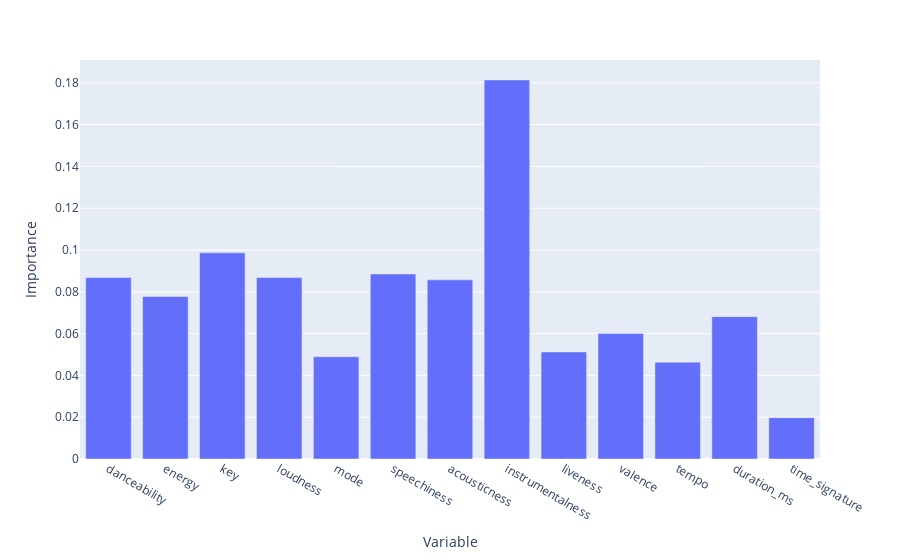

Notebook code cell kept with this figure:
### Code cell
results_plot = px.bar(variable_importances_df, x="Variable", y="Importance")
results_plot.update_xaxes(type='category')
results_plot.show()

### Figure 1 — Plotly figure (JSON) as saved in the notebook; plotly's stock layout.template omitted (floating-point values rounded to 4 significant figures)
{"data": [{"alignmentgroup": "True", "hovertemplate": "Variable=%{x}<br>Importance=%{y}<extra></extra>", "legendgroup": "", "marker": {"color": "#636efa"}, "name": "", "offsetgroup": "", "orientation": "v", "showlegend": false, "textposition": "auto", "type": "bar", "x": ["danceability", "energy", "key", "loudness", "mode", "speechiness", "acousticness", "instrumentalness", "liveness", "valence", "tempo", "duration_ms", "time_signature"], "xaxis": "x", "y": [0.08683, 0.07773, 0.09862, 0.08681, 0.04892, 0.0885, 0.08571, 0.1814, 0.05124, 0.06005, 0.04634, 0.06811, 0.01977], "yaxis": "y"}], "layout": {"barmode": "relative", "legend": {"tracegroupgap": 0}, "margin": {"t": 60}, "xaxis": {"anchor": "y", "domain": [0, 1], "title": {"text": "Variable"}, "type": "category"}, "yaxis": {"anchor": "x", "domain": [0, 1], "title": {"text": "Importance"}}}}
